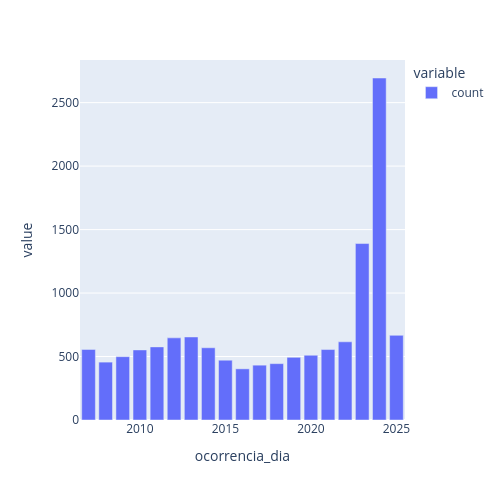
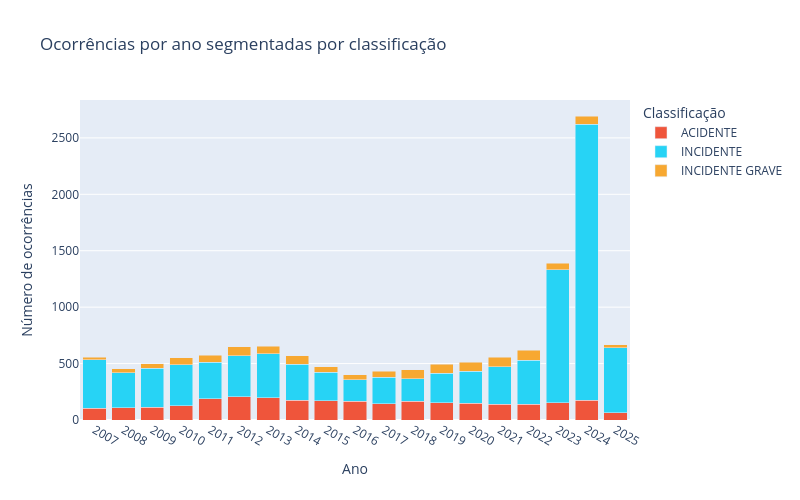

Notebook cell for these charts, in order:
### Markdown cell above
# Análise exploratória do conjunto de dados de "Ocorrências".
Na aviação, as ocorrências operacionais ou de segurança são classificadas em acidentes, incidentes graves e incidentes. Os incidentes são aqueles em que a ocorrência afeta o funcionamento e compromete a segurança operacional, porém sem danos e sem feridos. Os incidentes graves envolvem uma falha séria de segurança, mas ainda sem a ocorrência de feridos. Os acidentes são ocorrências em que acontece dano grave à aeronave e/ou feridos (CENIPA NSCA 3-13).
Vamos observar como estes dados estão dispostos por meio de algumas ferramentas de visualização. Precisamos entender a quantidade de ocorrências registradas ao longo do tempo e como elas se dividem dentro da sua classificação.

### Code cell
# contagem simples de ocorrencias por ano e contagem segmentada por tipo de ocorrencia

df_ocorrencia['ocorrencia_dia'] = pd.to_datetime(
    df_ocorrencia['ocorrencia_dia'],
    format='%d/%m/%Y',
    dayfirst=True,
    errors='coerce'
)

#evolução dos regitros das ocorrências por ano
years = df_ocorrencia['ocorrencia_dia'].dt.year
count_ocorr_ano = years.value_counts().sort_index()

ocorrencias_por_ano = ptex.bar(count_ocorr_ano)
ocorrencias_por_ano.update_layout(width=500, height=500)
ocorrencias_por_ano.show()

df_valid = df_ocorrencia[df_ocorrencia['ocorrencia_dia'].notna()].copy()
df_valid['ano'] = df_valid['ocorrencia_dia'].dt.year

# Distribuição por ano de quantas ocorrencias foram acidentes e quantas ocorrências foram incidentes
grouped_counts = (
    df_valid
    .groupby(['ano', 'ocorrencia_classificacao'])
    .size()
)

tabela = grouped_counts.reset_index(name='contagem')
tabela['ano'] = tabela['ano'].astype(str)

ocorrencias_seg_ano = ptex.bar(
    tabela,
    x='ano',
    y='contagem',
    color='ocorrencia_classificacao',
    barmode='stack',
    labels={'ano': 'Ano', 'contagem': 'Número de ocorrências', 'ocorrencia_classificacao': 'Classificação'},
    title='Ocorrências por ano segmentadas por classificação',
    width=800,
    height=500,
     color_discrete_map={
        "INCIDENTE": "#27D3F5",
        "INCIDENTE GRAVE": "#f7a831",
        "ACIDENTE": "#EF553B",
    }
)
ocorrencias_seg_ano.show()

### Figure 1 — Plotly figure (JSON) as saved in the notebook; plotly's stock layout.template omitted (floating-point values rounded to 4 significant figures)
{"data": [{"hovertemplate": "variable=count<br>ocorrencia_dia=%{x}<br>value=%{y}<extra></extra>", "legendgroup": "count", "marker": {"color": "#636efa", "pattern": {"shape": ""}}, "name": "count", "orientation": "v", "showlegend": true, "textposition": "auto", "type": "bar", "x": [2007, 2008, 2009, 2010, 2011, 2012, 2013, 2014, 2015, 2016, 2017, 2018, 2019, 2020, 2021, 2022, 2023, 2024, 2025], "xaxis": "x", "y": [556, 456, 499, 552, 576, 647, 654, 569, 471, 403, 432, 444, 494, 510, 555, 616, 1390, 2694, 667], "yaxis": "y"}], "layout": {"barmode": "relative", "height": 500, "legend": {"title": {"text": "variable"}, "tracegroupgap": 0}, "margin": {"t": 60}, "width": 500, "xaxis": {"anchor": "y", "domain": [0, 1], "title": {"text": "ocorrencia_dia"}}, "yaxis": {"anchor": "x", "domain": [0, 1], "title": {"text": "value"}}}}

### Figure 2 — Plotly figure (JSON) as saved in the notebook; plotly's stock layout.template omitted (floating-point values rounded to 4 significant figures)
{"data": [{"hovertemplate": "Classificação=ACIDENTE<br>Ano=%{x}<br>Número de ocorrências=%{y}<extra></extra>", "legendgroup": "ACIDENTE", "marker": {"color": "#EF553B", "pattern": {"shape": ""}}, "name": "ACIDENTE", "orientation": "v", "showlegend": true, "textposition": "auto", "type": "bar", "x": ["2007", "2008", "2009", "2010", "2011", "2012", "2013", "2014", "2015", "2016", "2017", "2018", "2019", "2020", "2021", "2022", "2023", "2024", "2025"], "xaxis": "x", "y": [103, 108, 113, 128, 187, 205, 199, 175, 172, 164, 146, 167, 151, 150, 141, 138, 155, 175, 66], "yaxis": "y"}, {"hovertemplate": "Classificação=INCIDENTE<br>Ano=%{x}<br>Número de ocorrências=%{y}<extra></extra>", "legendgroup": "INCIDENTE", "marker": {"color": "#27D3F5", "pattern": {"shape": ""}}, "name": "INCIDENTE", "orientation": "v", "showlegend": true, "textposition": "auto", "type": "bar", "x": ["2007", "2008", "2009", "2010", "2011", "2012", "2013", "2014", "2015", "2016", "2017", "2018", "2019", "2020", "2021", "2022", "2023", "2024", "2025"], "xaxis": "x", "y": [432, 310, 347, 363, 324, 365, 386, 318, 250, 192, 232, 198, 265, 284, 329, 393, 1176, 2445, 575], "yaxis": "y"}, {"hovertemplate": "Classificação=INCIDENTE GRAVE<br>Ano=%{x}<br>Número de ocorrências=%{y}<extra></extra>", "legendgroup": "INCIDENTE GRAVE", "marker": {"color": "#f7a831", "pattern": {"shape": ""}}, "name": "INCIDENTE GRAVE", "orientation": "v", "showlegend": true, "textposition": "auto", "type": "bar", "x": ["2007", "2008", "2009", "2010", "2011", "2012", "2013", "2014", "2015", "2016", "2017", "2018", "2019", "2020", "2021", "2022", "2023", "2024", "2025"], "xaxis": "x", "y": [21, 38, 39, 61, 65, 77, 69, 76, 49, 47, 54, 79, 78, 76, 85, 85, 59, 74, 26], "yaxis": "y"}], "layout": {"barmode": "stack", "height": 500, "legend": {"title": {"text": "Classificação"}, "tracegroupgap": 0}, "title": {"text": "Ocorrências por ano segmentadas por classificação"}, "width": 800, "xaxis": {"anchor": "y", "domain": [0, 1], "title": {"text": "Ano"}}, "yaxis": {"anchor": "x", "domain": [0, 1], "title": {"text": "Número de ocorrências"}}}}
